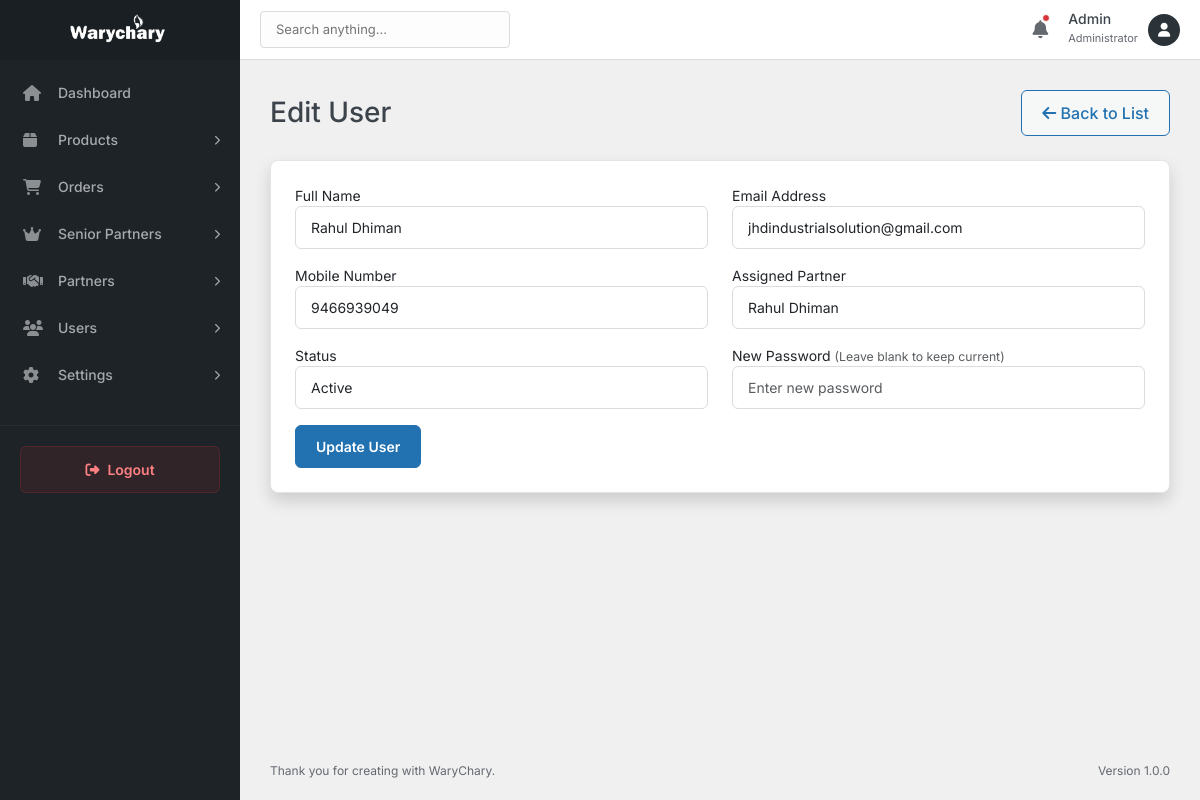
Screenshot of /admin/users/edit-user.php?id=3 (signed in) with the database file from the repository.
### tables this page shows
CREATE TABLE `users` (
  `id` int(11) NOT NULL,
  `partner_id` int(11) DEFAULT NULL,
  `name` varchar(255) NOT NULL,
  `email` varchar(255) NOT NULL,
  `mobile` varchar(20) NOT NULL,
  `gender` enum('Male','Female','Other') NOT NULL,
  `image` varchar(255) DEFAULT NULL,
  `state` varchar(100) NOT NULL,
  `city` varchar(100) NOT NULL,
  `pincode` varchar(20) NOT NULL,
  `address` text NOT NULL,
  `password` varchar(255) NOT NULL,
  `status` enum('active','inactive') DEFAULT 'active',
  `created_at` timestamp NULL DEFAULT current_timestamp(),
  `updated_at` timestamp NULL DEFAULT current_timestamp() ON UPDATE current_timestamp()
);

CREATE TABLE `partners` (
  `id` int(11) NOT NULL,
  `senior_partner_id` int(11) NOT NULL,
  `name` varchar(255) NOT NULL,
  `email` varchar(255) NOT NULL,
  `mobile` varchar(20) NOT NULL,
  `gender` enum('Male','Female','Other') NOT NULL,
  `image` varchar(255) DEFAULT NULL,
  `state` varchar(100) NOT NULL,
  `city` varchar(100) NOT NULL,
  `pincode` varchar(20) NOT NULL,
  `address` text NOT NULL,
  `password` varchar(255) NOT NULL,
  `status` enum('active','inactive','pending') DEFAULT 'active',
  `referral_code` varchar(50) DEFAULT NULL,
  `commission` decimal(10,2) DEFAULT 15.00,
  `created_at` timestamp NULL DEFAULT current_timestamp(),
  `updated_at` timestamp NULL DEFAULT current_timestamp() ON UPDATE current_timestamp()
);

### admin/users/edit-user.php (the view, shortened to what this page needs)
<?php
include_once __DIR__ . '/../includes/header.php';
$database = new Database();
$db = $database->getConnection();
$id = isset($_GET['id']) ? $_GET['id'] : die('ERROR: Missing ID.');
$query = "SELECT * FROM users WHERE id = :id LIMIT 1";
$stmt = $db->prepare($query);
$stmt->bindParam(':id', $id);
$stmt->execute();
$row = $stmt->fetch(PDO::FETCH_ASSOC);
$partners_query = "SELECT id, name FROM partners ORDER BY name ASC";
$partners_stmt = $db->prepare($partners_query);
$partners_stmt->execute();
?>
<div class="d-flex justify-content-between align-items-center mb-4">
    <h1 class="h3 mb-0 text-gray-800">Edit User</h1>
    <a href="index.php" class="btn btn-secondary">
        <i class="fas fa-arrow-left"></i> Back to List
    </a>
</div>
<div class="card shadow mb-4">
    <div class="card-body">
        <form action="edit-user.php?id=<?php echo $id; ?>" method="post">
            <div class="row">
                <div class="col-md-6 mb-3">
                    <label>Full Name</label>
                    <input type="text" name="name" class="form-control" value="<?php echo htmlspecialchars($row['name']); ?>" required>
                </div>
                <div class="col-md-6 mb-3">
                    <label>Email Address</label>
                    <input type="email" name="email" class="form-control" value="<?php echo htmlspecialchars($row['email']); ?>" required>
                </div>
                <div class="col-md-6 mb-3">
                    <label>Mobile Number</label>
                    <input type="text" name="mobile" class="form-control" value="<?php echo htmlspecialchars($row['mobile']); ?>" required>
                </div>
                <div class="col-md-6 mb-3">
                    <label>Assigned Partner</label>
                    <select name="partner_id" class="form-control">
                        <?php while ($partner = $partners_stmt->fetch(PDO::FETCH_ASSOC)): ?>
                            <option value="<?php echo $partner['id']; ?>" <?php echo ($row['partner_id'] == $partner['id']) ? 'selected' : ''; ?>>
                                <?php echo htmlspecialchars($partner['name']); ?>
                            </option>
                        <?php endwhile; ?>
                    </select>
                </div>
                <div class="col-md-6 mb-3">
                    <label>Status</label>
                    <select name="status" class="form-control">
                        <option value="active" <?php echo ($row['status'] == 'active') ? 'selected' : ''; ?>>Active</option>
                    </select>
                </div>
                <div class="col-md-6 mb-3">
                    <label>New Password <small class="text-muted">(Leave blank to keep current)</small></label>
                    <input type="password" name="password" class="form-control" placeholder="Enter new password">
                </div>
            </div>
            <button type="submit" class="btn btn-primary">Update User</button>
        </form>
    </div>
</div>
<?php require_once '../includes/footer.php'; ?>

### admin/assets/css/admin.css (style rules this page uses)
:root { --admin-bg: #f0f0f1; --sidebar-bg: #1d2327; --sidebar-hover: #2c3338; --sidebar-active: #2271b1; --sidebar-text: #f0f0f1; --sidebar-text-muted: #a7aaad; --primary-color: #2271b1; --primary-hover: #135e96; --text-main: #3c434a; --text-muted: #646970; --border-color: #dcdcde; --card-bg: #ffffff; --danger: #d63638; --success: #00a32a; --warning: #dba617; --sidebar-width: 240px; --header-height: 60px; }
* { box-sizing: border-box; margin: 0; padding: 0; }
body { font-family: 'Inter', -apple-system, BlinkMacSystemFont, "Segoe UI", Roboto, Oxygen-Sans, Ubuntu, Cantarell, "Helvetica Neue", sans-serif; background-color: var(--admin-bg); color: var(--text-main); font-size: 14px; line-height: 1.5; }
a { text-decoration: none; color: inherit; transition: all 0.2s ease; }
.form-control, .form-select { border-radius: 6px; border: 1px solid var(--border-color); padding: 10px 15px; font-size: 14px; transition: all 0.2s; box-shadow: none !important; }
.card { border: 1px solid #e2e4e7; border-radius: 8px; box-shadow: 0 1px 3px rgba(0, 0, 0, 0.04); background-color: #fff; margin-bottom: 20px; }
.card-body { padding: 24px; }
.btn-primary { background-color: var(--primary-color); border-color: var(--primary-color); padding: 10px 20px; font-weight: 600; font-size: 14px; }
.btn-secondary { background-color: #f6f7f7; color: var(--primary-color); border: 1px solid var(--primary-color); padding: 10px 20px; font-weight: 500; }

### rows the page displays
users: name "Rahul Dhiman", email "jhdindustrialsolution@gmail.com", mobile "9466939049", partner_id "Rahul Dhiman", status "Active"
